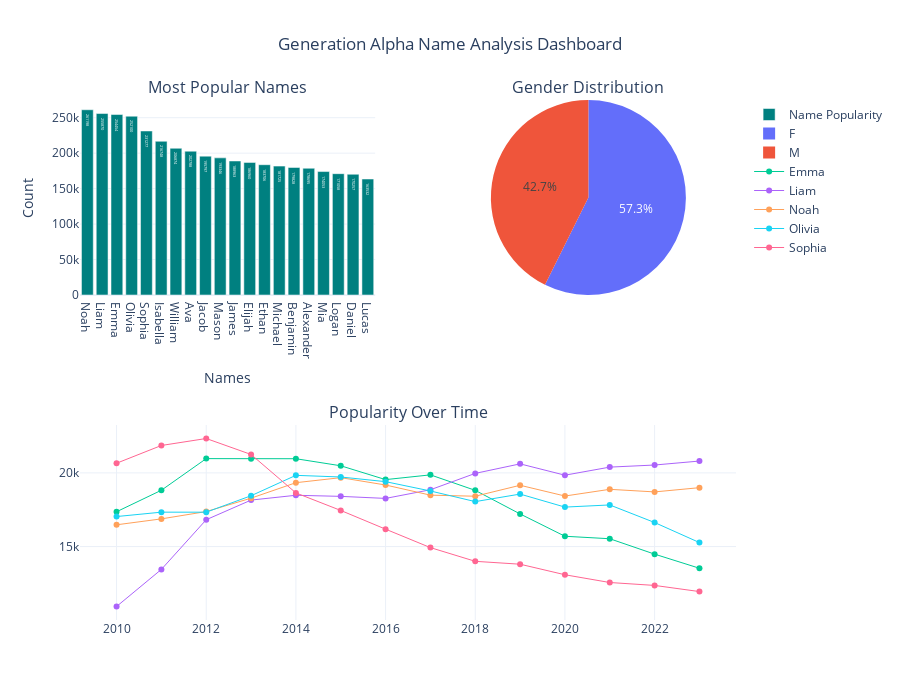

Source (notebook cell):
### Markdown cell above
## Generation Alpha (2010 - 2024)

### Code cell
# Filter the DataFrame for The Generation Alpha years
df_generation_alpha = df_baby_names[["Name", "Year", "Gender", "Count"]][
    df_baby_names.Year >= 2010
]

# Group by "Name" and "Gender" to calculate the total count for each gender
grouped = df_generation_alpha.groupby(["Name", "Gender"], as_index=False).agg({"Count": "sum"})

# Find the most popular gender for each name
most_popular_gender = (
    grouped.loc[grouped.groupby("Name")["Count"].idxmax()]  
    .rename(columns={"Count": "MaxGenderCount"})            
    [["Name", "Gender"]]                                    
)

# Merge the most popular gender back into the original DataFrame
df_generation_alpha = (
    df_generation_alpha.groupby("Name", as_index=False)
    .agg({
        "Year": "min",          
        "Count": "sum"          
    })
    .merge(most_popular_gender, on="Name", how="left")
)

# Sort by Count in descending order
df_generation_alpha = df_generation_alpha.sort_values(by="Count", ascending=False)

bar_chart = go.Bar(
    x=df_generation_alpha.iloc[:20]["Name"],
    y=df_generation_alpha.iloc[:20]["Count"],
    text=df_generation_alpha["Count"],
    textposition='auto',
    name="Name Popularity",
    marker=dict(color='teal')
)

gender_distribution = df_generation_alpha["Gender"].value_counts()
pie_chart = go.Pie(
    labels=gender_distribution.index,
    values=gender_distribution.values,
    name="Gender Distribution"
)

# Retrieves the 5 most popular names for the Generation
df_line_chart_name = df_generation_alpha.iloc[:5][["Name", "Gender"]] 

# Return only the names in the previous dataset from the original dataset
df_filtered = df_baby_names[df_baby_names["Name"].isin(df_line_chart_name["Name"])] 

# Filter the filtered dataset to only return the years 2010 and above
df_filtered = df_filtered[df_filtered["Year"] >= 2010]

# Return all the fields Name, Year, Count, Gender
df_line_chart = df_filtered[["Name", "Year", "Count", "Gender"]] 

# Merge the previous df_line_chart_name with df_line_chart to return the right names with most popular gender by years in the generation
df_line_chart_actual = pd.merge(df_line_chart, df_line_chart_name, on=['Name', 'Gender'], how='inner')

line_chart = go.Figure()

# Group by "Name" and iterate through the groups directly
for name, group in df_line_chart_actual.groupby("Name"):
    line_chart.add_trace(go.Scatter(
        x=group["Year"],
        y=group["Count"],
        mode='lines+markers',
        name=name,  
        line=dict(width=1),
        marker=dict(size=6),
        text=group["Name"]
    ))

# Update Layout for Better Visualization
line_chart.update_layout(
    title="Popularity of Names Over Time",
    xaxis_title="Year",
    yaxis_title="Count",
    template="plotly_white",
    showlegend=True,
)

# Create a Subplot Layout
fig = make_subplots(
    rows=2, cols=2,
    specs=[[{"type": "bar"}, {"type": "pie"}], [{"type": "scatter", "colspan": 2}, None]],
    subplot_titles=("Most Popular Names", "Gender Distribution", "Popularity Over Time")
)

# Add the Bar Chart and Pie Chart to the Subplot
fig.add_trace(bar_chart, row=1, col=1)
fig.add_trace(pie_chart, row=1, col=2)

# Add the scatter plot from the line_chart to the subplot
for trace in line_chart.data:
    fig.add_trace(trace, row=2, col=1)

# Update Layout for Better Visualization
fig.update_layout(
    title_text="Generation Alpha Name Analysis Dashboard",
    title_x=0.5,
    height=700,
    showlegend=True,
    template="plotly_white",
    xaxis_title="Names",
    yaxis_title="Count"
)
# Display the Dashboard
fig.show()

### Figure 1 — Plotly figure (JSON) as saved in the notebook; plotly's stock layout.template omitted (floating-point values rounded to 4 significant figures; data arrays with more than 128 entries replaced by an {"elided": "..."} marker saying what was removed)
{"data": [{"marker": {"color": "teal"}, "name": "Name Popularity", "text": {"elided": "60067 int values"}, "textposition": "auto", "type": "bar", "x": ["Noah", "Liam", "Emma", "Olivia", "Sophia", "Isabella", "William", "Ava", "Jacob", "Mason", "James", "Elijah", "Ethan", "Michael", "Benjamin", "Alexander", "Mia", "Logan", "Daniel", "Lucas"], "xaxis": "x", "y": [261198, 255870, 254454, 252100, 231277, 216748, 206874, 202788, 195797, 193346, 188963, 186960, 183706, 181725, 179828, 178695, 174053, 171058, 170257, 163532], "yaxis": "y"}, {"domain": {"x": [0.55, 1], "y": [0.625, 1]}, "labels": ["F", "M"], "name": "Gender Distribution", "type": "pie", "values": [34442, 25625]}, {"line": {"width": 1}, "marker": {"size": 6}, "mode": "lines+markers", "name": "Emma", "text": ["Emma", "Emma", "Emma", "Emma", "Emma", "Emma", "Emma", "Emma", "Emma", "Emma", "Emma", "Emma", "Emma", "Emma"], "type": "scatter", "x": [2010, 2011, 2012, 2013, 2014, 2015, 2016, 2017, 2018, 2019, 2020, 2021, 2022, 2023], "xaxis": "x2", "y": [17361, 18820, 20968, 20963, 20961, 20482, 19542, 19865, 18814, 17212, 15699, 15530, 14484, 13527], "yaxis": "y2"}, {"line": {"width": 1}, "marker": {"size": 6}, "mode": "lines+markers", "name": "Liam", "text": ["Liam", "Liam", "Liam", "Liam", "Liam", "Liam", "Liam", "Liam", "Liam", "Liam", "Liam", "Liam", "Liam", "Liam"], "type": "scatter", "x": [2010, 2011, 2012, 2013, 2014, 2015, 2016, 2017, 2018, 2019, 2020, 2021, 2022, 2023], "xaxis": "x2", "y": [10931, 13449, 16821, 18153, 18480, 18406, 18267, 18855, 19966, 20611, 19842, 20391, 20533, 20802], "yaxis": "y2"}, {"line": {"width": 1}, "marker": {"size": 6}, "mode": "lines+markers", "name": "Noah", "text": ["Noah", "Noah", "Noah", "Noah", "Noah", "Noah", "Noah", "Noah", "Noah", "Noah", "Noah", "Noah", "Noah", "Noah"], "type": "scatter", "x": [2010, 2011, 2012, 2013, 2014, 2015, 2016, 2017, 2018, 2019, 2020, 2021, 2022, 2023], "xaxis": "x2", "y": [16475, 16878, 17374, 18284, 19333, 19675, 19177, 18488, 18415, 19159, 18429, 18884, 18708, 18995], "yaxis": "y2"}, {"line": {"width": 1}, "marker": {"size": 6}, "mode": "lines+markers", "name": "Olivia", "text": ["Olivia", "Olivia", "Olivia", "Olivia", "Olivia", "Olivia", "Olivia", "Olivia", "Olivia", "Olivia", "Olivia", "Olivia", "Olivia", "Olivia"], "type": "scatter", "x": [2010, 2011, 2012, 2013, 2014, 2015, 2016, 2017, 2018, 2019, 2020, 2021, 2022, 2023], "xaxis": "x2", "y": [17035, 17333, 17331, 18448, 19833, 19721, 19404, 18771, 18050, 18561, 17677, 17824, 16630, 15270], "yaxis": "y2"}, {"line": {"width": 1}, "marker": {"size": 6}, "mode": "lines+markers", "name": "Sophia", "text": ["Sophia", "Sophia", "Sophia", "Sophia", "Sophia", "Sophia", "Sophia", "Sophia", "Sophia", "Sophia", "Sophia", "Sophia", "Sophia", "Sophia"], "type": "scatter", "x": [2010, 2011, 2012, 2013, 2014, 2015, 2016, 2017, 2018, 2019, 2020, 2021, 2022, 2023], "xaxis": "x2", "y": [20654, 21859, 22333, 21249, 18640, 17450, 16180, 14928, 13997, 13801, 13086, 12559, 12361, 11944], "yaxis": "y2"}], "layout": {"annotations": [{"font": {"size": 16}, "showarrow": false, "text": "Most Popular Names", "x": 0.225, "xanchor": "center", "xref": "paper", "y": 1, "yanchor": "bottom", "yref": "paper"}, {"font": {"size": 16}, "showarrow": false, "text": "Gender Distribution", "x": 0.775, "xanchor": "center", "xref": "paper", "y": 1, "yanchor": "bottom", "yref": "paper"}, {"font": {"size": 16}, "showarrow": false, "text": "Popularity Over Time", "x": 0.5, "xanchor": "center", "xref": "paper", "y": 0.375, "yanchor": "bottom", "yref": "paper"}], "height": 700, "showlegend": true, "title": {"text": "Generation Alpha Name Analysis Dashboard", "x": 0.5}, "xaxis": {"anchor": "y", "domain": [0, 0.45], "title": {"text": "Names"}}, "xaxis2": {"anchor": "y2", "domain": [0, 1]}, "yaxis": {"anchor": "x", "domain": [0.625, 1], "title": {"text": "Count"}}, "yaxis2": {"anchor": "x2", "domain": [0, 0.375]}}}
